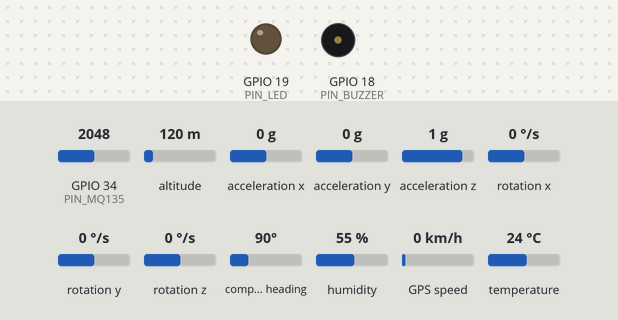
The sketch below on a simulated ESP32. Shown: output pins drawn as LEDs (lit = HIGH), buzzer (waves = sounding, pin HIGH). Wiring (inferred from the names in the program): MPU-6050 motion sensor at I2C address 0x68. Inputs (shaded band) come from the test bench; at power-on: acceleration z 1 g, acceleration x 0 g, GPIO 34 (PIN_MQ135) = 2048, altitude 120 m, acceleration y 0 g, rotation x 0 °/s, rotation y 0 °/s, rotation z 0 °/s, compass heading 90°, humidity 55 %, GPS speed 0 km/h, temperature 24 °C. WiFi joins after 1.5 s; servers stay silent unless stated; uploads are accepted with an empty reply; the GPS gets a fix after 3 s at 37.7749, -122.4194 with 8 satellites; what the sketch prints to the serial monitor is not drawn.

Above: at 3.9 s.
4.0 s: acceleration z set to 0.5 g
5.7 s: acceleration z set to 0.2 g
At 6.3 s:
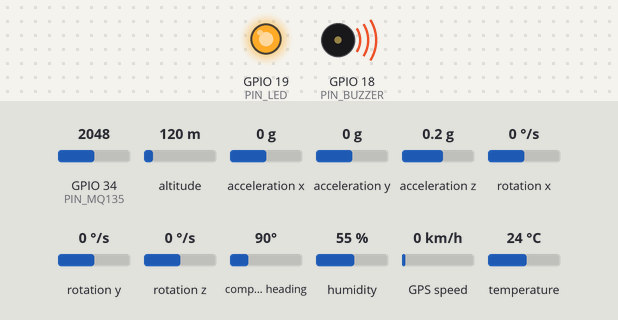
9.2 s: acceleration x set to -0.4 g
At 10.4 s:
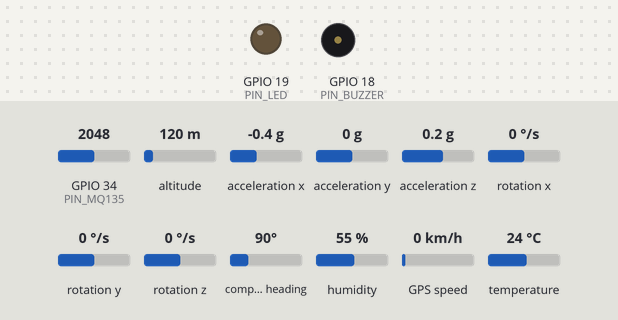
10.7 s: acceleration x set to 0 g
Timing chart, 0 to 15.9 s (numbered marks = the images above; inputs shaded):
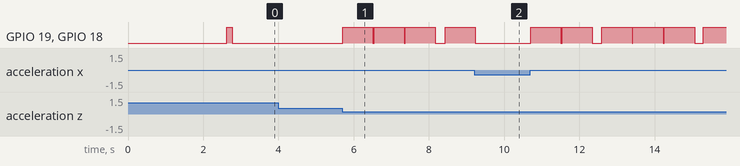

Measured:
- the behaviour switches between 0.4 and 0.3 g on acceleration z (found by bisection; images 0 and 1)
- the behaviour switches between -0.2 and -0.3 g on acceleration x (found by bisection; images 1 and 2)
- after the input at 4.0 s, every drawn part: stays the same
- after the input at 5.7 s, GPIO 19 (PIN_LED), GPIO 18 (PIN_BUZZER): LOW → HIGH at once, then repeats every 0.84 s: LOW 0.04 s, HIGH 0.80 s
- after the input at 9.2 s, GPIO 19 (PIN_LED), GPIO 18 (PIN_BUZZER): goes on until 9.2 s, then stays LOW

The sketch:

esp32_sensor_node.ino
```cpp
/*
 * ============================================================================================
 * AgriShield - ESP32 DevKit V1 Smart Farmer Safety Sensor Node
 * Platform: ESP32 DevKit V1
 *
 * Real Hardware Peripherals:
 *   - DHT11 Temperature & Relative Humidity Sensor (Data Pin: GPIO 4)
 *   - NEO-6M GPS Module (HardwareSerial2: RX GPIO 16, TX GPIO 17)
 *   - MQ-135 Air-Quality Sensor (Analog Pin: GPIO 34) [General air-quality fluctuations]
 *   - MPU6050 6-Axis IMU (I2C: SDA GPIO 21, SCL GPIO 22) [Possible Fall Detection]
 *   - Warning Buzzer (GPIO 18) & Warning LED (GPIO 19)
 *
 * STRICT PROTOCOL:
 *   - NEVER use fake, simulated, or hardcoded sensor values or GPS coordinates.
 *   - If DHT11 is disconnected or reading fails, report "SENSOR_ERROR" and send null.
 *   - If NEO-6M GPS has no satellite lock, report "GPS FIX NOT AVAILABLE" and send null coordinates.
 * ============================================================================================
 */

#include <WiFi.h>
#include <HTTPClient.h>
#include <Wire.h>
#include <DHT.h>
#include <TinyGPSPlus.h>

// ============================================================================================
// CONFIGURATION CONSTANTS (Adjust to match your deployment)
// ============================================================================================

// Wi-Fi Credentials
const char* WIFI_SSID     = "YOUR_WIFI_SSID";
const char* WIFI_PASSWORD = "YOUR_WIFI_PASSWORD";

// FastAPI Server Base URL (e.g., http://192.168.1.100:8000)
const char* SERVER_BASE_URL = "http://192.168.1.100:8000";

// Hardware Device Authentication
const char* DEVICE_ID      = "ESP32-AGRI-001";
const char* DEVICE_API_KEY = "agrishield_demo_api_key_2026";

// GPIO Pin Assignments
#define PIN_DHT11       4    // Digital Data Pin for DHT11
#define DHTTYPE     DHT11    // DHT 11 sensor model

#define GPS_RX_PIN     16    // ESP32 RX2 connects to NEO-6M TX
#define GPS_TX_PIN     17    // ESP32 TX2 connects to NEO-6M RX
#define GPS_BAUDRATE 9600    // Default NEO-6M NMEA baud rate

#define PIN_MQ135      34    // ADC1_CH6 Analog Input (General air quality)
#define PIN_BUZZER     18    // Active Buzzer
#define PIN_LED        19    // High-visibility Warning LED

// MPU6050 I2C Configuration
const int MPU_ADDR = 0x68;

// Telemetry Timers (milliseconds)
const unsigned long TELEMETRY_INTERVAL_MS = 4000;   // Post sensor readings every 4 seconds
const unsigned long GPS_INTERVAL_MS       = 5000;   // Check GPS coordinates every 5 seconds
const unsigned long HEARTBEAT_INTERVAL_MS = 15000;  // Send heartbeat every 15 seconds

unsigned long lastTelemetryTime = 0;
unsigned long lastGpsTime       = 0;
unsigned long lastHeartbeatTime = 0;

// Duplicate suppression tracking
double lastSentLat = 0.0;
double lastSentLon = 0.0;
unsigned long lastGpsTransmissionMs = 0;

// ============================================================================================
// GLOBAL SENSOR OBJECTS
// ============================================================================================

DHT dht(PIN_DHT11, DHTTYPE);
TinyGPSPlus gps;
HardwareSerial gpsSerial(2);

// Motion state for possible fall detection
float accelX = 0.0, accelY = 0.0, accelZ = 0.0;
float gyroX  = 0.0, gyroY  = 0.0, gyroZ  = 0.0;

// ============================================================================================
// SETUP FUNCTION
// ============================================================================================

void setup() {
  Serial.begin(115200);
  delay(1000);
  Serial.println(F("====================================================="));
  Serial.println(F("  AGRISHIELD ESP32 DEV-KIT V1 SENSOR NODE STARTUP    "));
  Serial.println(F("====================================================="));

  // Configure output indicators
  pinMode(PIN_BUZZER, OUTPUT);
  pinMode(PIN_LED, OUTPUT);
  digitalWrite(PIN_BUZZER, LOW);
  digitalWrite(PIN_LED, LOW);

  // Initialize DHT11 sensor
  Serial.println(F("[INIT] Initializing DHT11 on GPIO 4..."));
  dht.begin();

  // Initialize NEO-6M GPS on HardwareSerial2
  Serial.println(F("[INIT] Initializing NEO-6M GPS on RX2:GPIO16, TX2:GPIO17 (9600 baud)..."));
  gpsSerial.begin(GPS_BAUDRATE, SERIAL_8N1, GPS_RX_PIN, GPS_TX_PIN);

  // Initialize I2C for MPU6050
  Wire.begin(21, 22);
  Wire.beginTransmission(MPU_ADDR);
  Wire.write(0x6B); // Power Management register
  Wire.write(0);    // Wake up MPU-6050
  Wire.endTransmission(true);

  // Connect to Wi-Fi
  connectWiFi();

  // Initial self-test beep
  digitalWrite(PIN_LED, HIGH);
  digitalWrite(PIN_BUZZER, HIGH);
  delay(150);
  digitalWrite(PIN_BUZZER, LOW);
  digitalWrite(PIN_LED, LOW);

  Serial.println(F("[INIT] System initialization complete. Entering main operational loop."));
}

// ============================================================================================
// MAIN LOOP
// ============================================================================================

void loop() {
  // 1. Maintain Wi-Fi connectivity
  if (WiFi.status() != WL_CONNECTED) {
    connectWiFi();
  }

  // 2. Continually decode incoming NMEA stream from NEO-6M GPS module
  while (gpsSerial.available() > 0) {
    gps.encode(gpsSerial.read());
  }

  // 3. Continuous motion check for possible fall detection
  readMPU6050();
  checkPossibleFall();

  unsigned long currentMillis = millis();

  // 4. Periodic Telemetry Transmission (DHT11 Temperature & Humidity)
  if (currentMillis - lastTelemetryTime >= TELEMETRY_INTERVAL_MS) {
    lastTelemetryTime = currentMillis;
    sendTelemetry();
  }

  // 5. Periodic GPS Transmission (NEO-6M Satellite Location)
  if (currentMillis - lastGpsTime >= GPS_INTERVAL_MS) {
    lastGpsTime = currentMillis;
    sendGpsLocation();
  }

  // 6. Periodic Device Heartbeat
  if (currentMillis - lastHeartbeatTime >= HEARTBEAT_INTERVAL_MS) {
    lastHeartbeatTime = currentMillis;
    sendHeartbeat();
  }

  delay(20);
}

// ============================================================================================
// WI-FI CONNECTION WITH AUTO-RECONNECT
// ============================================================================================

void connectWiFi() {
  if (WiFi.status() == WL_CONNECTED) return;

  Serial.print(F("[WIFI] Connecting to SSID: "));
  Serial.println(WIFI_SSID);

  WiFi.mode(WIFI_STA);
  WiFi.begin(WIFI_SSID, WIFI_PASSWORD);

  int attempts = 0;
  while (WiFi.status() != WL_CONNECTED && attempts < 25) {
    delay(400);
    Serial.print(F("."));
    attempts++;
  }

  if (WiFi.status() == WL_CONNECTED) {
    Serial.println(F("\n[WIFI] Connected successfully!"));
    Serial.print(F("[WIFI] Node IP: "));
    Serial.println(WiFi.localIP());
    Serial.print(F("[WIFI] Signal Strength (RSSI): "));
    Serial.print(WiFi.RSSI());
    Serial.println(F(" dBm"));
  } else {
    Serial.println(F("\n[WIFI] Connection attempt failed. Will retry automatically."));
  }
}

// ============================================================================================
// DHT11 TELEMETRY TRANSMISSION (NO FAKE / DEFAULT VALUES)
// ============================================================================================

void sendTelemetry() {
  if (WiFi.status() != WL_CONNECTED) return;

  // Read actual DHT11 values
  float temperature = dht.readTemperature();
  float humidity    = dht.readHumidity();

  String sensorStatus = "VALID";
  bool tempValid = !isnan(temperature) && (temperature >= -20.0 && temperature <= 80.0);
  bool humValid  = !isnan(humidity) && (humidity >= 0.0 && humidity <= 100.0);

  if (!tempValid || !humValid) {
    sensorStatus = "SENSOR_ERROR";
    Serial.println(F("[DHT11] Sensor read failed or sensor disconnected! Reporting SENSOR_ERROR (no fake values)."));
  } else {
    Serial.printf("[DHT11] Temperature: %.1f °C | Humidity: %.1f %%\n", temperature, humidity);
  }

  // Read optional MQ-135 relative index
  int rawMQ135 = analogRead(PIN_MQ135);
  float relativeMQ135 = (rawMQ135 / 4095.0) * 500.0;

  HTTPClient http;
  String url = String(SERVER_BASE_URL) + "/api/telemetry";
  http.begin(url);
  http.addHeader("Content-Type", "application/json");
  http.addHeader("X-Device-Id", DEVICE_ID);
  http.addHeader("X-Device-API-Key", DEVICE_API_KEY);

  // Construct JSON strictly: if sensor invalid, send null (never fake numbers)
  String json = "{";
  json += "\"device_id\":\"" + String(DEVICE_ID) + "\",";
  json += "\"sensor_status\":\"" + sensorStatus + "\",";

  if (tempValid) {
    json += "\"temperature_c\":" + String(temperature, 1) + ",";
  } else {
    json += "\"temperature_c\":null,";
  }

  if (humValid) {
    json += "\"humidity_percent\":" + String(humidity, 1) + ",";
  } else {
    json += "\"humidity_percent\":null,";
  }

  json += "\"mq135_ppm\":" + String(relativeMQ135, 1) + ",";
  json += "\"accel_x\":" + String(accelX, 2) + ",";
  json += "\"accel_y\":" + String(accelY, 2) + ",";
  json += "\"accel_z\":" + String(accelZ, 2);
  json += "}";

  int httpCode = http.POST(json);
  if (httpCode == 200 || httpCode == 201) {
    Serial.printf("[TELEMETRY] Successfully transmitted to backend (HTTP %d)\n", httpCode);
  } else {
    Serial.printf("[TELEMETRY] Failed: HTTP %d | %s\n", httpCode, http.errorToString(httpCode).c_str());
  }
  http.end();
}

// ============================================================================================
// NEO-6M GPS TRANSMISSION (STRICT SATELLITE FIX VALIDATION)
// ============================================================================================

void sendGpsLocation() {
  if (WiFi.status() != WL_CONNECTED) return;

  // Strict GPS satellite fix validation: valid fix, age under 5000ms, at least 3 satellites, non-zero
  bool fixValid = gps.location.isValid() &&
                  (gps.location.age() < 5000) &&
                  (gps.satellites.value() >= 3) &&
                  (gps.location.lat() != 0.0 && gps.location.lng() != 0.0) &&
                  (gps.location.lat() >= -90.0 && gps.location.lat() <= 90.0) &&
                  (gps.location.lng() >= -180.0 && gps.location.lng() <= 180.0);

  int satelliteCount = gps.satellites.isValid() ? gps.satellites.value() : 0;
  double latitude  = fixValid ? gps.location.lat() : 0.0;
  double longitude = fixValid ? gps.location.lng() : 0.0;
  float altitude   = (fixValid && gps.altitude.isValid()) ? gps.altitude.meters() : 0.0;
  float speedKmph  = (fixValid && gps.speed.isValid()) ? gps.speed.kmph() : 0.0;

  // Avoid sending duplicate coordinates if stationary (< ~2 meters change) and transmitted within last 20 seconds
  if (fixValid && lastSentLat != 0.0) {
    double deltaLat = abs(latitude - lastSentLat);
    double deltaLon = abs(longitude - lastSentLon);
    if (deltaLat < 0.00002 && deltaLon < 0.00002 && (millis() - lastGpsTransmissionMs < 20000)) {
      // Position unchanged, avoid flooding duplicate points
      return;
    }
  }

  if (fixValid) {
    Serial.printf("[GPS] Fix LOCKED: Lat: %.6f, Lon: %.6f, Sats: %d, Alt: %.1fm\n",
                  latitude, longitude, satelliteCount, altitude);
  } else {
    Serial.printf("[GPS] Awaiting satellite lock (Sats visible: %d). No coordinates transmitted.\n", satelliteCount);
  }

  HTTPClient http;
  String url = String(SERVER_BASE_URL) + "/api/gps";
  http.begin(url);
  http.addHeader("Content-Type", "application/json");
  http.addHeader("X-Device-Id", DEVICE_ID);
  http.addHeader("X-Device-API-Key", DEVICE_API_KEY);

  // Construct JSON strictly: only send coordinates if fixValid is true
  String json = "{";
  json += "\"device_id\":\"" + String(DEVICE_ID) + "\",";
  json += "\"satellites\":" + String(satelliteCount) + ",";
  json += "\"gps_fix\":" + String(fixValid ? "true" : "false") + ",";

  if (fixValid) {
    json += "\"latitude\":" + String(latitude, 6) + ",";
    json += "\"longitude\":" + String(longitude, 6) + ",";
    json += "\"altitude_m\":" + String(altitude, 1) + ",";
    json += "\"speed\":" + String(speedKmph, 1);

    // Append UTC GPS timestamp if available
    if (gps.date.isValid() && gps.time.isValid()) {
      char isoBuf[32];
      snprintf(isoBuf, sizeof(isoBuf), "%04d-%02d-%02dT%02d:%02d:%02dZ",
               gps.date.year(), gps.date.month(), gps.date.day(),
               gps.time.hour(), gps.time.minute(), gps.time.second());
      json += ",\"recorded_at\":\"" + String(isoBuf) + "\"";
    }
  } else {
    json += "\"latitude\":null,";
    json += "\"longitude\":null,";
    json += "\"altitude_m\":null,";
    json += "\"speed\":null";
  }
  json += "}";

  int httpCode = http.POST(json);

  // Automatic single retry on network glitch
  if (httpCode <= 0) {
    delay(400);
    httpCode = http.POST(json);
  }

  if (httpCode == 200 || httpCode == 201) {
    Serial.printf("[GPS] Transmitted to backend (HTTP %d)\n", httpCode);
    if (fixValid) {
      lastSentLat = latitude;
      lastSentLon = longitude;
      lastGpsTransmissionMs = millis();
    }
  } else {
    Serial.printf("[GPS] Failed: HTTP %d | %s\n", httpCode, http.errorToString(httpCode).c_str());
  }
  http.end();
}

// ============================================================================================
// HEARTBEAT TRANSMISSION
// ============================================================================================

void sendHeartbeat() {
  if (WiFi.status() != WL_CONNECTED) return;

  HTTPClient http;
  String url = String(SERVER_BASE_URL) + "/api/v1/devices/heartbeat";
  http.begin(url);
  http.addHeader("Content-Type", "application/json");
  http.addHeader("X-Device-Id", DEVICE_ID);
  http.addHeader("X-Device-API-Key", DEVICE_API_KEY);

  int rssi = WiFi.RSSI();
  String payload = "{\"device_id\":\"" + String(DEVICE_ID) + "\",\"signal_strength\":" + String(rssi) + ",\"status\":\"ONLINE\"}";

  http.POST(payload);
  http.end();
}

// ============================================================================================
// MPU6050 & POSSIBLE FALL DETECTION
// ============================================================================================

void readMPU6050() {
  Wire.beginTransmission(MPU_ADDR);
  Wire.write(0x3B);
  Wire.endTransmission(false);
  Wire.requestFrom(MPU_ADDR, 14, true);

  if (Wire.available() >= 14) {
    int16_t ax = Wire.read() << 8 | Wire.read();
    int16_t ay = Wire.read() << 8 | Wire.read();
    int16_t az = Wire.read() << 8 | Wire.read();
    Wire.read(); Wire.read(); // Skip temp
    int16_t gx = Wire.read() << 8 | Wire.read();
    int16_t gy = Wire.read() << 8 | Wire.read();
    int16_t gz = Wire.read() << 8 | Wire.read();

    accelX = (ax / 16384.0) * 9.80665;
    accelY = (ay / 16384.0) * 9.80665;
    accelZ = (az / 16384.0) * 9.80665;

    gyroX = gx / 131.0;
    gyroY = gy / 131.0;
    gyroZ = gz / 131.0;
  }
}

void checkPossibleFall() {
  float magnitude = sqrt(accelX * accelX + accelY * accelY + accelZ * accelZ);

  // Freefall (< 3.0 m/s^2) or heavy impact (> 26.0 m/s^2)
  if (magnitude > 26.0 || magnitude < 3.0) {
    Serial.printf("[ALERT] Possible fall detected! Acceleration Vector: %.2f m/s^2\n", magnitude);

    digitalWrite(PIN_BUZZER, HIGH);
    digitalWrite(PIN_LED, HIGH);

    if (WiFi.status() == WL_CONNECTED) {
      HTTPClient http;
      String url = String(SERVER_BASE_URL) + "/api/v1/fall-detection/event";
      http.begin(url);
      http.addHeader("Content-Type", "application/json");
      http.addHeader("X-Device-Id", DEVICE_ID);
      http.addHeader("X-Device-API-Key", DEVICE_API_KEY);

      String payload = "{";
      payload += "\"accel_x\":" + String(accelX, 2) + ",";
      payload += "\"accel_y\":" + String(accelY, 2) + ",";
      payload += "\"accel_z\":" + String(accelZ, 2) + ",";
      payload += "\"gyro_x\":" + String(gyroX, 2) + ",";
      payload += "\"gyro_y\":" + String(gyroY, 2) + ",";
      payload += "\"gyro_z\":" + String(gyroZ, 2) + ",";
      payload += "\"event_type\":\"POSSIBLE_FALL\"";
      payload += "}";

      http.POST(payload);
      http.end();
    }

    delay(600);
    digitalWrite(PIN_BUZZER, LOW);
    digitalWrite(PIN_LED, LOW);
  }
}
```
